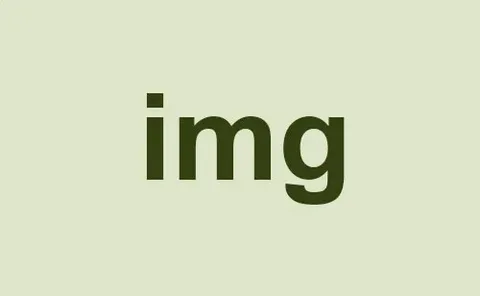
#> input picture CV_tasks/py/images/test.webp, 480 x 296 px
$ python color_spaces_image_filtering.py
#> lines starting #> are read from the running program, lines starting #| are printed output that depends on the picture
import cv2

def main():
    img = cv2.imread("images/test.webp")
#> img is the input picture: shape (296, 480, 3); mean B, G, R 192.1, 220.4, 213
    if img is None:
        print("Couldn't open the image")
        return

    img_rgb = cv2.cvtColor(img, cv2.COLOR_BGR2RGB)
    img_hsv = cv2.cvtColor(img, cv2.COLOR_BGR2HSV)
#> img_hsv: shape (296, 480, 3); mean H, S, V 38, 38.6, 220.4
    img_lab = cv2.cvtColor(img, cv2.COLOR_BGR2Lab)
#> img_lab: shape (296, 480, 3); mean of channels 0, 1, 2 220.4, 120.6, 140.9
    img_gray = cv2.cvtColor(img, cv2.COLOR_BGR2GRAY)
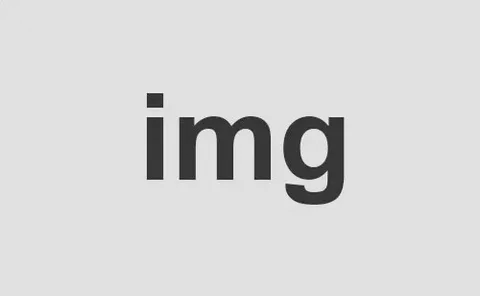
#> img_gray: shape (296, 480); min 18, max 250, mean 215.1

    img_blurr = cv2.GaussianBlur(img, (7, 7), 1.5)
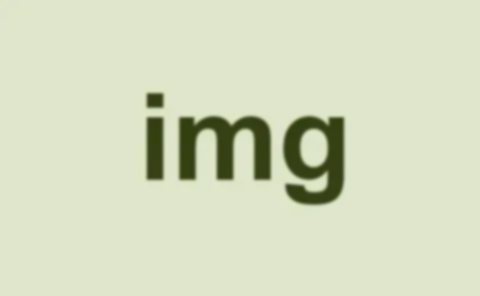
#> img_blurr: shape (296, 480, 3); mean B, G, R 192.1, 220.4, 213

    kernel = cv2.getStructuringElement(cv2.MORPH_RECT, (3, 3))
    sharpening_kernel = cv2.getStructuringElement(cv2.MORPH_RECT, (3, 3))
    img_sharpened = cv2.filter2D(img, -1, sharpening_kernel)
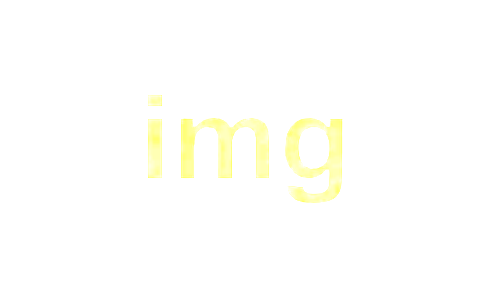
#> img_sharpened: shape (296, 480, 3); mean B, G, R 251.3, 255, 255

    img_median_filtered = cv2.medianBlur(img, 5)

    cv2.imshow("Original Image", img)
    cv2.imshow("RGB Image", img_rgb)
    cv2.imshow("HSV Image", img_hsv)
    cv2.imshow("Lab Image", img_lab)
    cv2.imshow("Grayscale Image", img_gray)
    cv2.imshow("Gaussian Blur", img_blurr)
    cv2.imshow("Sharpened Image", img_sharpened)
    cv2.imshow("Median Filtered", img_median_filtered)

    cv2.imwrite("image_rgb.jpg", img_rgb)
    cv2.imwrite("image_hsv.jpg", img_hsv)
    cv2.imwrite("image_lab.jpg", img_lab)
    cv2.imwrite("image_gray.jpg", img_gray)
    cv2.imwrite("image_blurred.jpg", img_blurr)
    cv2.imwrite("image_sharpened.jpg", img_sharpened)
    cv2.imwrite("image_median_filtered.jpg", img_median_filtered)

    cv2.waitKey(0)
    cv2.destroyAllWindows()

if __name__ == '__main__':
    main()
